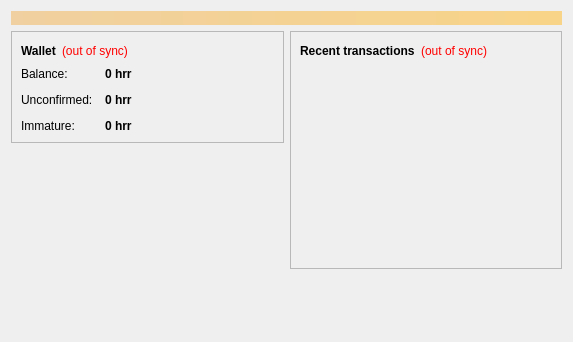
<?xml version="1.0" encoding="UTF-8"?>
<ui version="4.0">
 <class>OverviewPage</class>
 <widget class="QWidget" name="OverviewPage">
  <property name="geometry">
   <rect>
    <x>0</x>
    <y>0</y>
    <width>573</width>
    <height>342</height>
   </rect>
  </property>
  <property name="windowTitle">
   <string>Form</string>
  </property>
  <layout class="QVBoxLayout" name="topLayout">
   <item>
    <widget class="QLabel" name="labelAlerts">
     <property name="visible">
      <bool>false</bool>
     </property>
     <property name="styleSheet">
      <string notr="true">background-color: qlineargradient(x1: 0, y1: 0, x2: 1, y2: 0, stop:0 #F0D0A0, stop:1 #F8D488); color:#000000;</string>
     </property>
     <property name="wordWrap">
      <bool>true</bool>
     </property>
     <property name="margin">
      <number>3</number>
     </property>
    </widget>
   </item>
   <item>
    <layout class="QHBoxLayout" name="horizontalLayout" stretch="1,1">
     <item>
      <layout class="QVBoxLayout" name="verticalLayout_2">
       <item>
        <widget class="QFrame" name="frame">
         <property name="frameShape">
          <enum>QFrame::StyledPanel</enum>
         </property>
         <property name="frameShadow">
          <enum>QFrame::Raised</enum>
         </property>
         <layout class="QVBoxLayout" name="verticalLayout_4">
          <item>
           <layout class="QHBoxLayout" name="horizontalLayout_4">
            <item>
             <widget class="QLabel" name="label_5">
              <property name="font">
               <font>
                <weight>75</weight>
                <bold>true</bold>
               </font>
              </property>
              <property name="text">
               <string>Wallet</string>
              </property>
             </widget>
            </item>
            <item>
             <widget class="QLabel" name="labelWalletStatus">
              <property name="toolTip">
               <string>The displayed information may be out of date. Your wallet automatically synchronizes with the Harrier network after a connection is established, but this process has not completed yet.</string>
              </property>
              <property name="styleSheet">
               <string notr="true">QLabel { color: red; }</string>
              </property>
              <property name="text">
               <string notr="true">(out of sync)</string>
              </property>
              <property name="alignment">
               <set>Qt::AlignLeading|Qt::AlignLeft|Qt::AlignVCenter</set>
              </property>
             </widget>
            </item>
            <item>
             <spacer name="horizontalSpacer_2">
              <property name="orientation">
               <enum>Qt::Horizontal</enum>
              </property>
              <property name="sizeHint" stdset="0">
               <size>
                <width>40</width>
                <height>20</height>
               </size>
              </property>
             </spacer>
            </item>
           </layout>
          </item>
          <item>
           <layout class="QFormLayout" name="formLayout_2">
            <property name="fieldGrowthPolicy">
             <enum>QFormLayout::AllNonFixedFieldsGrow</enum>
            </property>
            <property name="horizontalSpacing">
             <number>12</number>
            </property>
            <property name="verticalSpacing">
             <number>12</number>
            </property>
            <item row="0" column="0">
             <widget class="QLabel" name="label">
              <property name="text">
               <string>Balance:</string>
              </property>
             </widget>
            </item>
            <item row="0" column="1">
             <widget class="QLabel" name="labelBalance">
              <property name="font">
               <font>
                <weight>75</weight>
                <bold>true</bold>
               </font>
              </property>
              <property name="cursor">
               <cursorShape>IBeamCursor</cursorShape>
              </property>
              <property name="toolTip">
               <string>Your current balance</string>
              </property>
              <property name="text">
               <string notr="true">0 hrr</string>
              </property>
              <property name="textInteractionFlags">
               <set>Qt::LinksAccessibleByMouse|Qt::TextSelectableByKeyboard|Qt::TextSelectableByMouse</set>
              </property>
             </widget>
            </item>
            <item row="1" column="0">
             <widget class="QLabel" name="label_3">
              <property name="text">
               <string>Unconfirmed:</string>
              </property>
             </widget>
            </item>
            <item row="1" column="1">
             <widget class="QLabel" name="labelUnconfirmed">
              <property name="font">
               <font>
                <weight>75</weight>
                <bold>true</bold>
               </font>
              </property>
              <property name="cursor">
               <cursorShape>IBeamCursor</cursorShape>
              </property>
              <property name="toolTip">
               <string>Total of transactions that have yet to be confirmed, and do not yet count toward the current balance</string>
              </property>
              <property name="text">
               <string notr="true">0 hrr</string>
              </property>
              <property name="textInteractionFlags">
               <set>Qt::LinksAccessibleByMouse|Qt::TextSelectableByKeyboard|Qt::TextSelectableByMouse</set>
              </property>
             </widget>
            </item>
            <item row="2" column="0">
             <widget class="QLabel" name="labelImmatureText">
              <property name="text">
               <string>Immature:</string>
              </property>
             </widget>
            </item>
            <item row="2" column="1">
             <widget class="QLabel" name="labelImmature">
              <property name="font">
               <font>
                <weight>75</weight>
                <bold>true</bold>
               </font>
              </property>
              <property name="toolTip">
               <string>Mined balance that has not yet matured</string>
              </property>
              <property name="text">
               <string notr="true">0 hrr</string>
              </property>
              <property name="textInteractionFlags">
               <set>Qt::LinksAccessibleByMouse|Qt::TextSelectableByKeyboard|Qt::TextSelectableByMouse</set>
              </property>
             </widget>
            </item>
           </layout>
          </item>
         </layout>
        </widget>
       </item>
       <item>
        <spacer name="verticalSpacer">
         <property name="orientation">
          <enum>Qt::Vertical</enum>
         </property>
         <property name="sizeHint" stdset="0">
          <size>
           <width>20</width>
           <height>40</height>
          </size>
         </property>
        </spacer>
       </item>
      </layout>
     </item>
     <item>
      <layout class="QVBoxLayout" name="verticalLayout_3">
       <item>
        <widget class="QFrame" name="frame_2">
         <property name="frameShape">
          <enum>QFrame::StyledPanel</enum>
         </property>
         <property name="frameShadow">
          <enum>QFrame::Raised</enum>
         </property>
         <layout class="QVBoxLayout" name="verticalLayout">
          <item>
           <layout class="QHBoxLayout" name="horizontalLayout_2">
            <item>
             <widget class="QLabel" name="label_4">
              <property name="text">
               <string>&lt;b&gt;Recent transactions&lt;/b&gt;</string>
              </property>
             </widget>
            </item>
            <item>
             <widget class="QLabel" name="labelTransactionsStatus">
              <property name="toolTip">
               <string>The displayed information may be out of date. Your wallet automatically synchronizes with the Harrier network after a connection is established, but this process has not completed yet.</string>
              </property>
              <property name="styleSheet">
               <string notr="true">QLabel { color: red; }</string>
              </property>
              <property name="text">
               <string notr="true">(out of sync)</string>
              </property>
              <property name="alignment">
               <set>Qt::AlignRight|Qt::AlignTrailing|Qt::AlignVCenter</set>
              </property>
             </widget>
            </item>
            <item>
             <spacer name="horizontalSpacer">
              <property name="orientation">
               <enum>Qt::Horizontal</enum>
              </property>
              <property name="sizeHint" stdset="0">
               <size>
                <width>40</width>
                <height>20</height>
               </size>
              </property>
             </spacer>
            </item>
           </layout>
          </item>
          <item>
           <widget class="QListView" name="listTransactions">
            <property name="styleSheet">
             <string notr="true">QListView { background: transparent; }</string>
            </property>
            <property name="frameShape">
             <enum>QFrame::NoFrame</enum>
            </property>
            <property name="verticalScrollBarPolicy">
             <enum>Qt::ScrollBarAlwaysOff</enum>
            </property>
            <property name="horizontalScrollBarPolicy">
             <enum>Qt::ScrollBarAlwaysOff</enum>
            </property>
            <property name="selectionMode">
             <enum>QAbstractItemView::NoSelection</enum>
            </property>
           </widget>
          </item>
         </layout>
        </widget>
       </item>
       <item>
        <spacer name="verticalSpacer_2">
         <property name="orientation">
          <enum>Qt::Vertical</enum>
         </property>
         <property name="sizeHint" stdset="0">
          <size>
           <width>20</width>
           <height>40</height>
          </size>
         </property>
        </spacer>
       </item>
      </layout>
     </item>
    </layout>
   </item>
  </layout>
 </widget>
 <resources/>
 <connections/>
</ui>
